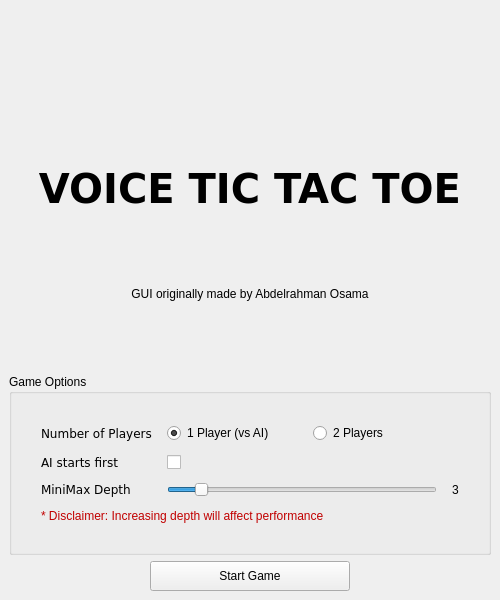
<?xml version="1.0" encoding="UTF-8"?>
<ui version="4.0">
 <class>TitleScreen</class>
 <widget class="QMainWindow" name="TitleScreen">
  <property name="geometry">
   <rect>
    <x>0</x>
    <y>0</y>
    <width>500</width>
    <height>600</height>
   </rect>
  </property>
  <property name="minimumSize">
   <size>
    <width>500</width>
    <height>600</height>
   </size>
  </property>
  <property name="maximumSize">
   <size>
    <width>500</width>
    <height>607</height>
   </size>
  </property>
  <property name="windowTitle">
   <string>Tic Tac Toe</string>
  </property>
  <widget class="QWidget" name="centralwidget">
   <layout class="QVBoxLayout" name="verticalLayout_2">
    <item>
     <layout class="QVBoxLayout" name="verticalLayout">
      <item>
       <layout class="QHBoxLayout" name="horizontalLayout">
        <item>
         <widget class="QLabel" name="Logo">
          <property name="sizePolicy">
           <sizepolicy hsizetype="Fixed" vsizetype="Fixed">
            <horstretch>0</horstretch>
            <verstretch>0</verstretch>
           </sizepolicy>
          </property>
          <property name="maximumSize">
           <size>
            <width>256</width>
            <height>256</height>
           </size>
          </property>
          <property name="text">
           <string/>
          </property>
          <property name="pixmap">
           <pixmap resource="../../resources.qrc">:/images/images/icon.png</pixmap>
          </property>
          <property name="scaledContents">
           <bool>true</bool>
          </property>
          <property name="alignment">
           <set>Qt::AlignmentFlag::AlignCenter</set>
          </property>
         </widget>
        </item>
       </layout>
      </item>
      <item>
       <widget class="QLabel" name="label">
        <property name="sizePolicy">
         <sizepolicy hsizetype="Preferred" vsizetype="Maximum">
          <horstretch>0</horstretch>
          <verstretch>0</verstretch>
         </sizepolicy>
        </property>
        <property name="font">
         <font>
          <family>Verdana</family>
          <pointsize>30</pointsize>
          <bold>true</bold>
          <stylestrategy>PreferDefault</stylestrategy>
         </font>
        </property>
        <property name="text">
         <string>VOICE TIC TAC TOE</string>
        </property>
        <property name="textFormat">
         <enum>Qt::TextFormat::AutoText</enum>
        </property>
        <property name="alignment">
         <set>Qt::AlignmentFlag::AlignCenter</set>
        </property>
       </widget>
      </item>
      <item>
       <widget class="QLabel" name="label_6">
        <property name="text">
         <string>GUI originally made by Abdelrahman Osama</string>
        </property>
        <property name="alignment">
         <set>Qt::AlignmentFlag::AlignCenter</set>
        </property>
       </widget>
      </item>
      <item>
       <widget class="QGroupBox" name="groupBox">
        <property name="title">
         <string>Game Options</string>
        </property>
        <layout class="QVBoxLayout" name="verticalLayout_3">
         <item>
          <layout class="QFormLayout" name="formLayout">
           <property name="horizontalSpacing">
            <number>15</number>
           </property>
           <property name="verticalSpacing">
            <number>12</number>
           </property>
           <property name="leftMargin">
            <number>20</number>
           </property>
           <property name="topMargin">
            <number>20</number>
           </property>
           <property name="rightMargin">
            <number>20</number>
           </property>
           <property name="bottomMargin">
            <number>20</number>
           </property>
           <item row="0" column="0">
            <widget class="QLabel" name="label_2">
             <property name="font">
              <font>
               <family>Verdana</family>
               <pointsize>9</pointsize>
              </font>
             </property>
             <property name="text">
              <string>Number of Players</string>
             </property>
            </widget>
           </item>
           <item row="0" column="1">
            <layout class="QHBoxLayout" name="horizontalLayout_3">
             <item>
              <widget class="QRadioButton" name="onePlayer">
               <property name="text">
                <string>1 Player (vs AI)</string>
               </property>
               <property name="checked">
                <bool>true</bool>
               </property>
              </widget>
             </item>
             <item>
              <widget class="QRadioButton" name="twoPlayers">
               <property name="text">
                <string>2 Players</string>
               </property>
               <property name="checked">
                <bool>false</bool>
               </property>
              </widget>
             </item>
            </layout>
           </item>
           <item row="1" column="0">
            <widget class="QLabel" name="label_3">
             <property name="font">
              <font>
               <family>Verdana</family>
               <pointsize>9</pointsize>
              </font>
             </property>
             <property name="text">
              <string>AI starts first</string>
             </property>
            </widget>
           </item>
           <item row="1" column="1">
            <widget class="QCheckBox" name="AIStarts">
             <property name="enabled">
              <bool>true</bool>
             </property>
             <property name="text">
              <string/>
             </property>
            </widget>
           </item>
           <item row="2" column="0">
            <widget class="QLabel" name="label_4">
             <property name="font">
              <font>
               <family>Verdana</family>
               <pointsize>9</pointsize>
              </font>
             </property>
             <property name="text">
              <string>MiniMax Depth</string>
             </property>
            </widget>
           </item>
           <item row="2" column="1">
            <layout class="QHBoxLayout" name="horizontalLayout_6">
             <property name="spacing">
              <number>15</number>
             </property>
             <item>
              <widget class="QSlider" name="miniMaxDepth">
               <property name="enabled">
                <bool>true</bool>
               </property>
               <property name="minimum">
                <number>1</number>
               </property>
               <property name="maximum">
                <number>20</number>
               </property>
               <property name="value">
                <number>3</number>
               </property>
               <property name="orientation">
                <enum>Qt::Orientation::Horizontal</enum>
               </property>
              </widget>
             </item>
             <item>
              <widget class="QLabel" name="miniMaxDepthValue">
               <property name="text">
                <string>3</string>
               </property>
               <property name="alignment">
                <set>Qt::AlignmentFlag::AlignCenter</set>
               </property>
              </widget>
             </item>
            </layout>
           </item>
           <item row="3" column="0" colspan="2">
            <widget class="QLabel" name="label_7">
             <property name="text">
              <string>&lt;html&gt;&lt;head/&gt;&lt;body&gt;&lt;p&gt;&lt;span style=&quot; color:#c10000;&quot;&gt;* Disclaimer: Increasing depth will affect performance &lt;/span&gt;&lt;/p&gt;&lt;/body&gt;&lt;/html&gt;</string>
             </property>
            </widget>
           </item>
          </layout>
         </item>
        </layout>
       </widget>
      </item>
      <item>
       <layout class="QHBoxLayout" name="horizontalLayout_2">
        <item>
         <widget class="QPushButton" name="startGame">
          <property name="sizePolicy">
           <sizepolicy hsizetype="Fixed" vsizetype="Fixed">
            <horstretch>0</horstretch>
            <verstretch>0</verstretch>
           </sizepolicy>
          </property>
          <property name="minimumSize">
           <size>
            <width>200</width>
            <height>30</height>
           </size>
          </property>
          <property name="text">
           <string>Start Game</string>
          </property>
         </widget>
        </item>
       </layout>
      </item>
     </layout>
    </item>
   </layout>
  </widget>
 </widget>
 <resources>
  <include location="../../resources.qrc"/>
 </resources>
 <connections/>
</ui>
